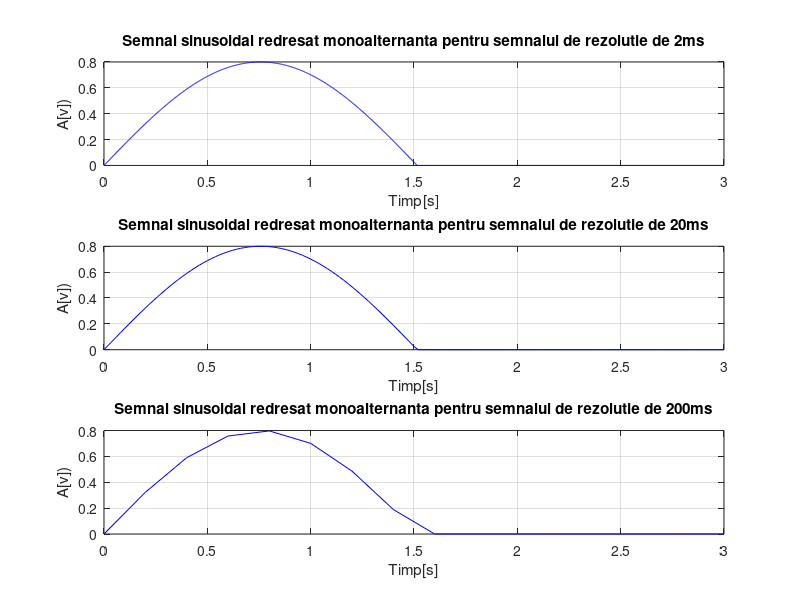

Here is the MATLAB script that generated this plot:
%Semnal sinusoidal redresat monoalternanta:
%T(perioada)=3s,A=0.8

%semnal cu rezolutie temporara de 2ms (2ms=0.002s):
t=0:0.002:3;
f=0.33; %frecventa (f=1/T)
w=2*pi*f; %pulsatia
x=0.4*sin(w*t)+0.4*abs(sin(w*t));%impartire semnal in 2 parti(pozitiva si negativa) si eliminarea partii negative cu abs
subplot(3,1,1) %asezarea graficului 1 pe prima pozitie
plot(t,x,'b') %functia folosita pentru reprezentarea grafica a lui x in functie de t
grid
title('Semnal sinusoidal redresat monoalternanta pentru semnalul de rezolutie de 2ms') %titlul
xlabel('Timp[s]') %denumirea axei Ox
ylabel('A[v])') %denumirea axei Oy


%semnal cu rezolutie temporara de 20ms (20ms=0.02s):
t=0:0.02:3;
f=0.33; %frecventa (f=1/T)
w=2*pi*f; %pulsatia
x=0.4*sin(w*t)+0.4*abs(sin(w*t));%impartire semnal in 2 parti(pozitiva si negativa) si eliminarea partii negative cu abs
subplot(3,1,2) %asezarea graficului 2 pe a doua pozitie
plot(t,x,'b') %functia folosita pentru reprezentarea grafica a lui x in functie de t
grid
title('Semnal sinusoidal redresat monoalternanta pentru semnalul de rezolutie de 20ms') %titlul
xlabel('Timp[s]') %denumirea axei Ox
ylabel('A[v])') %denumirea axei Oy


%semnal cu rezolutie temporara de 200ms (200ms=0.2s):
t=0:0.2:3;
f=0.33; %frecventa (f=1/T)
w=2*pi*f; %pulsatia
x=0.4*sin(w*t)+0.4*abs(sin(w*t));%impartire semnal in 2 parti(pozitiva si negativa) si eliminarea partii negative cu abs
subplot(3,1,3) %asezarea graficului 3 pe a treia pozitie
plot(t,x,'b') %functia folosita pentru reprezentarea grafica a lui x in functie de t
grid
title('Semnal sinusoidal redresat monoalternanta pentru semnalul de rezolutie de 200ms') %titlul
xlabel('Timp[s]') %denumirea axei Ox
ylabel('A[v])') %denumirea axei Oy


